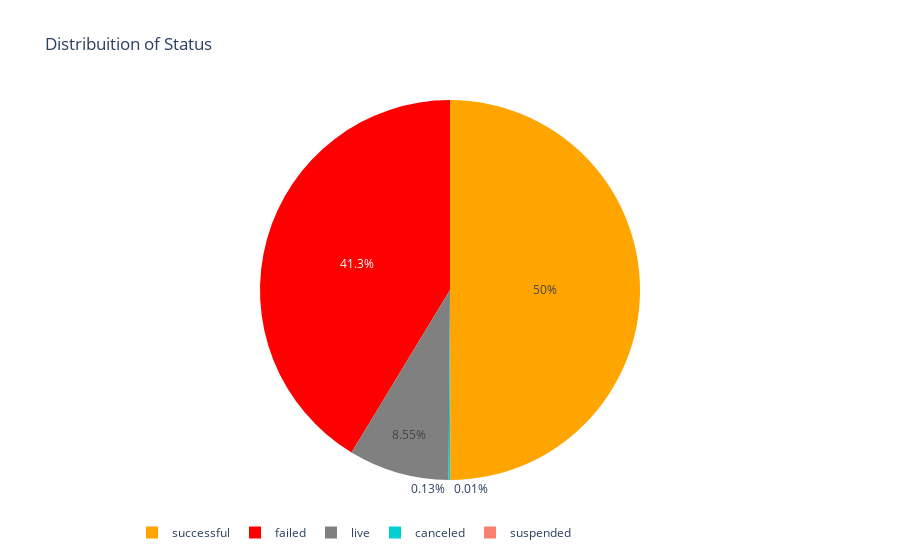

Source (notebook cell):
### Code cell
# ks_df.status.value_counts(normalize=True).plot(kind="pie", figsize=(9, 6))
colors = ["orange", "red", "grey", "darkturquoise", "salmon"]
status = round(ks_df["status"].value_counts() / len(ks_df["status"]) * 100, 2)

labels = list(status.index)
values = list(status.values)

trace1 = go.Pie(
    labels=labels,
    values=values,
    marker=dict(colors=colors),
    #    line=dict(color="rgb(100,100,100)", width=1),
)

layout = go.Layout(title="Distribuition of Status", legend=dict(orientation="h"))

fig = go.Figure(data=[trace1], layout=layout)
iplot(fig)

### Figure 1 — Plotly figure (JSON) as saved in the notebook; plotly's stock layout.template omitted (floating-point values rounded to 4 significant figures)
{"data": [{"labels": ["successful", "failed", "live", "canceled", "suspended"], "marker": {"colors": ["orange", "red", "grey", "darkturquoise", "salmon"]}, "type": "pie", "values": [49.98, 41.33, 8.55, 0.13, 0.01]}], "layout": {"legend": {"orientation": "h"}, "title": {"text": "Distribuition of Status"}}}
